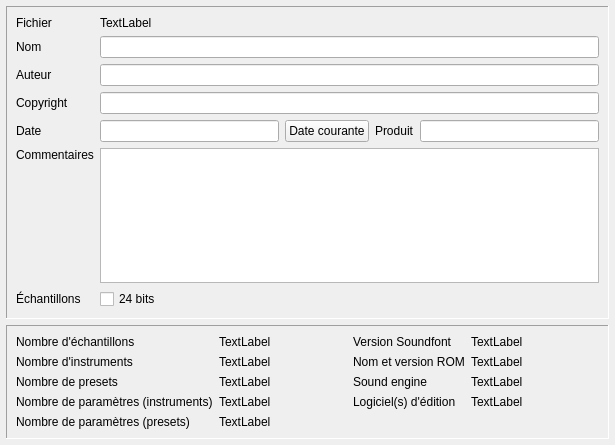
<?xml version="1.0" encoding="UTF-8"?>
<ui version="4.0">
 <class>Page_Sf2</class>
 <widget class="QWidget" name="Page_Sf2">
  <property name="geometry">
   <rect>
    <x>0</x>
    <y>0</y>
    <width>615</width>
    <height>445</height>
   </rect>
  </property>
  <property name="windowTitle">
   <string notr="true">Form</string>
  </property>
  <layout class="QVBoxLayout" name="verticalLayout_4">
   <property name="leftMargin">
    <number>6</number>
   </property>
   <property name="topMargin">
    <number>6</number>
   </property>
   <property name="rightMargin">
    <number>6</number>
   </property>
   <property name="bottomMargin">
    <number>6</number>
   </property>
   <item>
    <widget class="QFrame" name="frame_3">
     <property name="frameShape">
      <enum>QFrame::Panel</enum>
     </property>
     <property name="frameShadow">
      <enum>QFrame::Sunken</enum>
     </property>
     <layout class="QVBoxLayout" name="verticalLayout_9">
      <item>
       <layout class="QGridLayout" name="gridLayout">
        <item row="6" column="1">
         <widget class="QCheckBox" name="check_24bits">
          <property name="text">
           <string>24 bits</string>
          </property>
         </widget>
        </item>
        <item row="2" column="0">
         <widget class="QLabel" name="label_22">
          <property name="text">
           <string>Auteur</string>
          </property>
         </widget>
        </item>
        <item row="3" column="0">
         <widget class="QLabel" name="label_23">
          <property name="text">
           <string>Copyright</string>
          </property>
         </widget>
        </item>
        <item row="4" column="0">
         <widget class="QLabel" name="label_24">
          <property name="text">
           <string>Date</string>
          </property>
         </widget>
        </item>
        <item row="2" column="1">
         <widget class="QLineEdit" name="lineEdit_author">
          <property name="maxLength">
           <number>255</number>
          </property>
         </widget>
        </item>
        <item row="3" column="1">
         <widget class="QLineEdit" name="lineEdit_copyright">
          <property name="maxLength">
           <number>255</number>
          </property>
         </widget>
        </item>
        <item row="1" column="0">
         <widget class="QLabel" name="label_21">
          <property name="text">
           <string>Nom</string>
          </property>
         </widget>
        </item>
        <item row="5" column="0">
         <widget class="QLabel" name="label_26">
          <property name="text">
           <string>Commentaires</string>
          </property>
          <property name="alignment">
           <set>Qt::AlignLeading|Qt::AlignLeft|Qt::AlignTop</set>
          </property>
         </widget>
        </item>
        <item row="1" column="1">
         <widget class="QLineEdit" name="lineEdit_name">
          <property name="maxLength">
           <number>255</number>
          </property>
         </widget>
        </item>
        <item row="5" column="1">
         <widget class="TextEdit" name="textEdit_Com"/>
        </item>
        <item row="4" column="1">
         <layout class="QHBoxLayout" name="horizontalLayout_7">
          <property name="topMargin">
           <number>0</number>
          </property>
          <item>
           <widget class="QLineEdit" name="lineEdit_date">
            <property name="maxLength">
             <number>255</number>
            </property>
           </widget>
          </item>
          <item>
           <widget class="QPushButton" name="pushButton_setNow">
            <property name="text">
             <string>Date courante</string>
            </property>
           </widget>
          </item>
          <item>
           <widget class="QLabel" name="label_25">
            <property name="text">
             <string>Produit</string>
            </property>
           </widget>
          </item>
          <item>
           <widget class="QLineEdit" name="lineEdit_product">
            <property name="maxLength">
             <number>255</number>
            </property>
           </widget>
          </item>
         </layout>
        </item>
        <item row="6" column="0">
         <widget class="QLabel" name="label_6">
          <property name="text">
           <string>Échantillons</string>
          </property>
         </widget>
        </item>
        <item row="0" column="0">
         <widget class="QLabel" name="label">
          <property name="text">
           <string>Fichier</string>
          </property>
         </widget>
        </item>
        <item row="0" column="1">
         <widget class="QLabel" name="label_filename">
          <property name="sizePolicy">
           <sizepolicy hsizetype="Expanding" vsizetype="Preferred">
            <horstretch>0</horstretch>
            <verstretch>0</verstretch>
           </sizepolicy>
          </property>
          <property name="text">
           <string notr="true">TextLabel</string>
          </property>
          <property name="wordWrap">
           <bool>true</bool>
          </property>
          <property name="margin">
           <number>0</number>
          </property>
          <property name="indent">
           <number>-1</number>
          </property>
         </widget>
        </item>
       </layout>
      </item>
     </layout>
    </widget>
   </item>
   <item>
    <widget class="QFrame" name="frame_2">
     <property name="frameShape">
      <enum>QFrame::Panel</enum>
     </property>
     <property name="frameShadow">
      <enum>QFrame::Sunken</enum>
     </property>
     <layout class="QHBoxLayout" name="horizontalLayout">
      <item>
       <layout class="QGridLayout" name="gridLayout_3">
        <item row="0" column="2">
         <widget class="QLabel" name="label_5">
          <property name="text">
           <string>Version Soundfont</string>
          </property>
         </widget>
        </item>
        <item row="1" column="1">
         <widget class="QLabel" name="label_nbInst">
          <property name="maximumSize">
           <size>
            <width>150</width>
            <height>16777215</height>
           </size>
          </property>
          <property name="text">
           <string notr="true">TextLabel</string>
          </property>
         </widget>
        </item>
        <item row="3" column="1">
         <widget class="QLabel" name="label_nbInstGen">
          <property name="maximumSize">
           <size>
            <width>150</width>
            <height>16777215</height>
           </size>
          </property>
          <property name="text">
           <string notr="true">TextLabel</string>
          </property>
         </widget>
        </item>
        <item row="1" column="0">
         <widget class="QLabel" name="label_10">
          <property name="text">
           <string>Nombre d'instruments</string>
          </property>
         </widget>
        </item>
        <item row="0" column="0">
         <widget class="QLabel" name="label_7">
          <property name="text">
           <string>Nombre d'échantillons</string>
          </property>
         </widget>
        </item>
        <item row="3" column="0">
         <widget class="QLabel" name="label_12">
          <property name="text">
           <string>Nombre de paramètres (instruments)</string>
          </property>
         </widget>
        </item>
        <item row="2" column="1">
         <widget class="QLabel" name="label_nbPrst">
          <property name="maximumSize">
           <size>
            <width>150</width>
            <height>16777215</height>
           </size>
          </property>
          <property name="text">
           <string notr="true">TextLabel</string>
          </property>
         </widget>
        </item>
        <item row="4" column="0">
         <widget class="QLabel" name="label_8">
          <property name="text">
           <string>Nombre de paramètres (presets)</string>
          </property>
         </widget>
        </item>
        <item row="0" column="1">
         <widget class="QLabel" name="label_nbSmpl">
          <property name="sizePolicy">
           <sizepolicy hsizetype="Expanding" vsizetype="Preferred">
            <horstretch>0</horstretch>
            <verstretch>0</verstretch>
           </sizepolicy>
          </property>
          <property name="maximumSize">
           <size>
            <width>150</width>
            <height>16777215</height>
           </size>
          </property>
          <property name="text">
           <string notr="true">TextLabel</string>
          </property>
         </widget>
        </item>
        <item row="2" column="0">
         <widget class="QLabel" name="label_13">
          <property name="text">
           <string>Nombre de presets</string>
          </property>
         </widget>
        </item>
        <item row="4" column="1">
         <widget class="QLabel" name="label_nbPrstGen">
          <property name="maximumSize">
           <size>
            <width>150</width>
            <height>16777215</height>
           </size>
          </property>
          <property name="text">
           <string notr="true">TextLabel</string>
          </property>
         </widget>
        </item>
        <item row="0" column="3">
         <widget class="QLabel" name="label_sfVersion">
          <property name="sizePolicy">
           <sizepolicy hsizetype="Expanding" vsizetype="Preferred">
            <horstretch>0</horstretch>
            <verstretch>0</verstretch>
           </sizepolicy>
          </property>
          <property name="text">
           <string notr="true">TextLabel</string>
          </property>
         </widget>
        </item>
        <item row="1" column="2">
         <widget class="QLabel" name="label_4">
          <property name="text">
           <string>Nom et version ROM</string>
          </property>
         </widget>
        </item>
        <item row="1" column="3">
         <widget class="QLabel" name="label_romVersion">
          <property name="sizePolicy">
           <sizepolicy hsizetype="Expanding" vsizetype="Preferred">
            <horstretch>0</horstretch>
            <verstretch>0</verstretch>
           </sizepolicy>
          </property>
          <property name="text">
           <string notr="true">TextLabel</string>
          </property>
         </widget>
        </item>
        <item row="2" column="2">
         <widget class="QLabel" name="label_3">
          <property name="text">
           <string>Sound engine</string>
          </property>
         </widget>
        </item>
        <item row="2" column="3">
         <widget class="QLabel" name="label_soundEngine">
          <property name="sizePolicy">
           <sizepolicy hsizetype="Expanding" vsizetype="Preferred">
            <horstretch>0</horstretch>
            <verstretch>0</verstretch>
           </sizepolicy>
          </property>
          <property name="text">
           <string notr="true">TextLabel</string>
          </property>
         </widget>
        </item>
        <item row="3" column="2">
         <widget class="QLabel" name="label_2">
          <property name="text">
           <string>Logiciel(s) d'édition</string>
          </property>
         </widget>
        </item>
        <item row="3" column="3">
         <widget class="QLabel" name="label_software">
          <property name="sizePolicy">
           <sizepolicy hsizetype="Expanding" vsizetype="Preferred">
            <horstretch>0</horstretch>
            <verstretch>0</verstretch>
           </sizepolicy>
          </property>
          <property name="text">
           <string notr="true">TextLabel</string>
          </property>
         </widget>
        </item>
       </layout>
      </item>
     </layout>
    </widget>
   </item>
  </layout>
 </widget>
 <customwidgets>
  <customwidget>
   <class>TextEdit</class>
   <extends>QTextEdit</extends>
   <header>page_sf2.h</header>
   <slots>
    <signal>editingFinished()</signal>
   </slots>
  </customwidget>
 </customwidgets>
 <tabstops>
  <tabstop>lineEdit_name</tabstop>
  <tabstop>lineEdit_author</tabstop>
  <tabstop>lineEdit_copyright</tabstop>
  <tabstop>lineEdit_date</tabstop>
  <tabstop>pushButton_setNow</tabstop>
  <tabstop>lineEdit_product</tabstop>
  <tabstop>textEdit_Com</tabstop>
  <tabstop>check_24bits</tabstop>
 </tabstops>
 <resources/>
 <connections>
  <connection>
   <sender>lineEdit_name</sender>
   <signal>editingFinished()</signal>
   <receiver>Page_Sf2</receiver>
   <slot>setName()</slot>
   <hints>
    <hint type="sourcelabel">
     <x>370</x>
     <y>33</y>
    </hint>
    <hint type="destinationlabel">
     <x>339</x>
     <y>313</y>
    </hint>
   </hints>
  </connection>
  <connection>
   <sender>textEdit_Com</sender>
   <signal>editingFinished()</signal>
   <receiver>Page_Sf2</receiver>
   <slot>setCommentaire()</slot>
   <hints>
    <hint type="sourcelabel">
     <x>339</x>
     <y>263</y>
    </hint>
    <hint type="destinationlabel">
     <x>339</x>
     <y>313</y>
    </hint>
   </hints>
  </connection>
  <connection>
   <sender>lineEdit_product</sender>
   <signal>editingFinished()</signal>
   <receiver>Page_Sf2</receiver>
   <slot>setProduct()</slot>
   <hints>
    <hint type="sourcelabel">
     <x>551</x>
     <y>128</y>
    </hint>
    <hint type="destinationlabel">
     <x>339</x>
     <y>313</y>
    </hint>
   </hints>
  </connection>
  <connection>
   <sender>lineEdit_date</sender>
   <signal>editingFinished()</signal>
   <receiver>Page_Sf2</receiver>
   <slot>setDate()</slot>
   <hints>
    <hint type="sourcelabel">
     <x>190</x>
     <y>128</y>
    </hint>
    <hint type="destinationlabel">
     <x>339</x>
     <y>313</y>
    </hint>
   </hints>
  </connection>
  <connection>
   <sender>lineEdit_author</sender>
   <signal>editingFinished()</signal>
   <receiver>Page_Sf2</receiver>
   <slot>setAuthor()</slot>
   <hints>
    <hint type="sourcelabel">
     <x>370</x>
     <y>64</y>
    </hint>
    <hint type="destinationlabel">
     <x>339</x>
     <y>313</y>
    </hint>
   </hints>
  </connection>
  <connection>
   <sender>pushButton_setNow</sender>
   <signal>clicked()</signal>
   <receiver>Page_Sf2</receiver>
   <slot>setNow()</slot>
   <hints>
    <hint type="sourcelabel">
     <x>348</x>
     <y>128</y>
    </hint>
    <hint type="destinationlabel">
     <x>339</x>
     <y>313</y>
    </hint>
   </hints>
  </connection>
  <connection>
   <sender>lineEdit_copyright</sender>
   <signal>editingFinished()</signal>
   <receiver>Page_Sf2</receiver>
   <slot>setCopyright()</slot>
   <hints>
    <hint type="sourcelabel">
     <x>370</x>
     <y>95</y>
    </hint>
    <hint type="destinationlabel">
     <x>339</x>
     <y>313</y>
    </hint>
   </hints>
  </connection>
  <connection>
   <sender>check_24bits</sender>
   <signal>stateChanged(int)</signal>
   <receiver>Page_Sf2</receiver>
   <slot>set24bits(int)</slot>
   <hints>
    <hint type="sourcelabel">
     <x>339</x>
     <y>160</y>
    </hint>
    <hint type="destinationlabel">
     <x>339</x>
     <y>313</y>
    </hint>
   </hints>
  </connection>
 </connections>
 <slots>
  <slot>set24bits(int)</slot>
  <slot>setName()</slot>
  <slot>setCopyright()</slot>
  <slot>setAuthor()</slot>
  <slot>setDate()</slot>
  <slot>setProduct()</slot>
  <slot>setCommentaire()</slot>
  <slot>setNow()</slot>
 </slots>
</ui>
